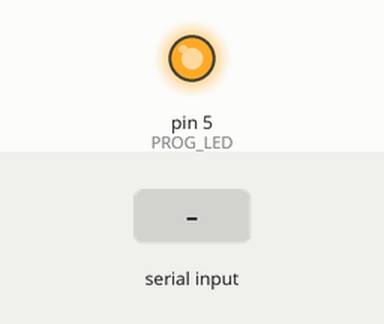
Simulated run of this sketch. Board: Arduino Uno, built with avr-gcc and run on an emulated ATmega328P. Shown: output pins drawn as LEDs (lit = HIGH). The test bench sets the inputs (shaded band). What the sketch prints to the serial monitor is not drawn.

Above: at 1.2 s.
1.3 s: "1" received over the second serial link
Timing chart, 0 to 4.3 s (numbered marks = the images above; inputs shaded):
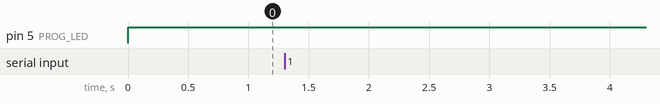

The sketch:

tester-checker-1.ino
```cpp
// 9600 57600 works fine, 115200 not working
#include <SoftwareSerial.h>

#define RS485_RX 16
#define RS485_TX 17

#define CAN_RX 22
#define CAN_TX 23

#define SW1_CTRL 12
#define SW1_Status 13

#define SW2_CTRL 19 // not solder
#define SW2_Status 18

#define PROG_LED 5
#define PWR_ADC 33

#define BAUD_RATE 9600

SoftwareSerial RS485;
SoftwareSerial sCAN;

void setup()
{
  pinMode(PROG_LED, OUTPUT);

  Serial.begin(9600);
  RS485.begin(BAUD_RATE, SWSERIAL_8N1, RS485_RX, RS485_TX, false, 95, 11);
  sCAN.begin(BAUD_RATE, SWSERIAL_8N1, CAN_RX, CAN_TX, false, 95, 11);

  Serial.println("boot OK");
}

//void loop()
//{
//  delay(200);
//  digitalWrite(PROG_LED, HIGH);
//  RS485.println("\nSoftware serial test started 1");
//  sCAN.println("\nSoftware serial test started 1");
//
//  delay(200);
//  digitalWrite(PROG_LED, LOW);
//  RS485.println("\nSoftware serial test started 2");
//  sCAN.println("\nSoftware serial test started 2");
//
//  delay(200);
//  digitalWrite(PROG_LED, HIGH);
//  RS485.println("\nSoftware serial test started 3");
//  sCAN.println("\nSoftware serial test started 3");
//
//  delay(200);
//  digitalWrite(PROG_LED, LOW);
//  RS485.println("\nSoftware serial test started 4");
//  sCAN.println("\nSoftware serial test started 4");
//}

void loop() {
  while (RS485.available() > 0) {
    digitalWrite(PROG_LED, LOW);
    Serial.write(RS485.read());
    yield();
  }
  while (sCAN.available() > 0) {
    digitalWrite(PROG_LED, LOW);
    Serial.write(sCAN.read());
    yield();
  }
  digitalWrite(PROG_LED, HIGH);

}
```
